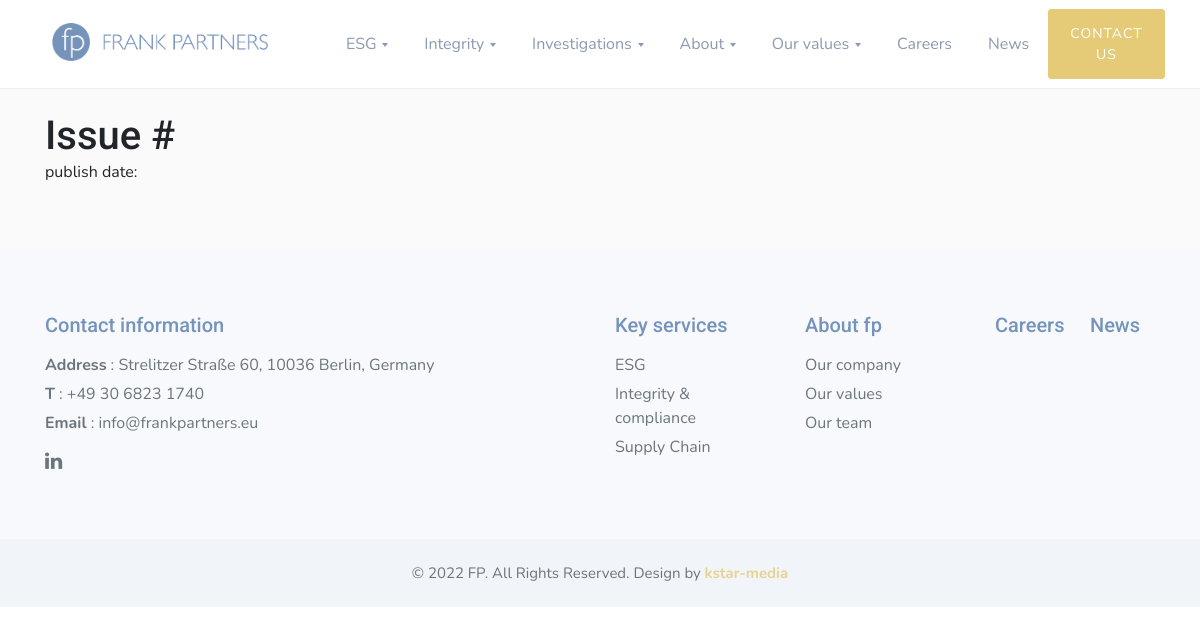
The app's page /newsfeed/, older data.
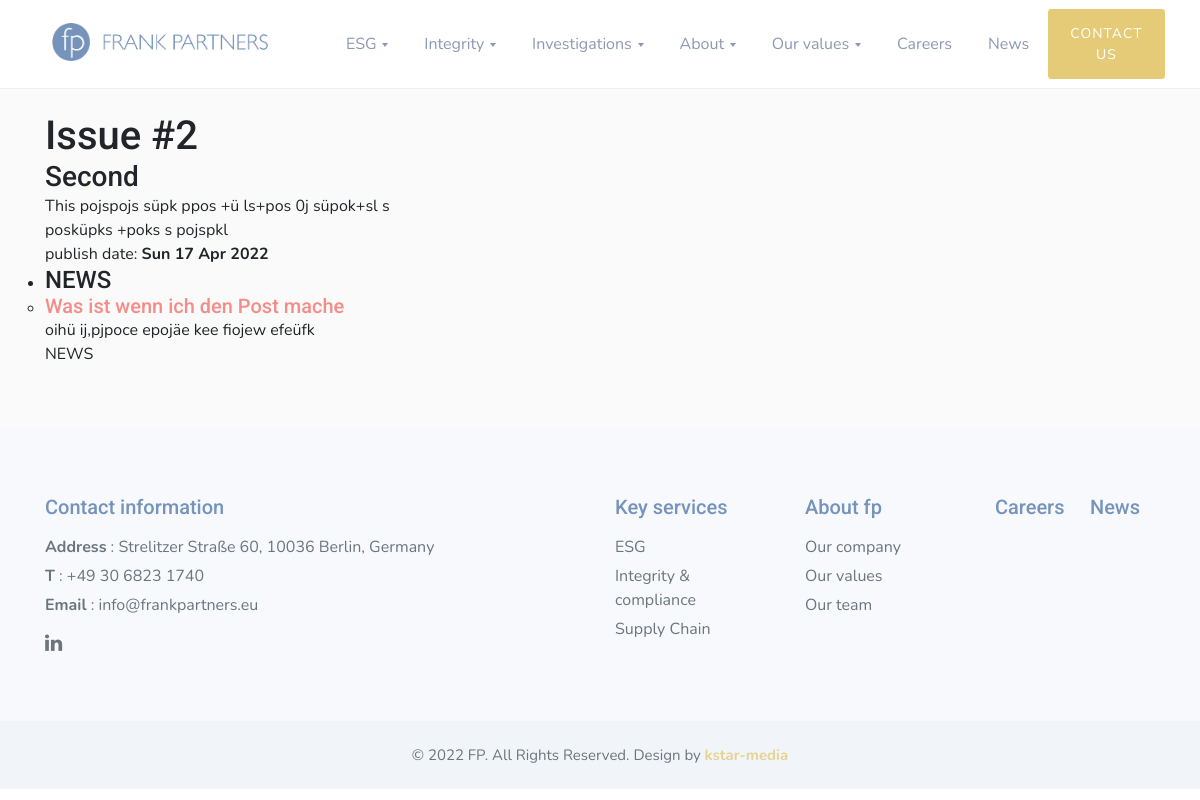
The same page, newer data.
### newsfeed/models.py (models this page shows, shortened)
class Issue(models.Model):
    title = models.CharField(max_length=128)
    issue_number = models.PositiveIntegerField(
        unique=True, help_text='Used as a slug for each issue'
    )
    publish_date = models.DateTimeField()
    issue_type = models.PositiveSmallIntegerField(
        choices=ISSUE_TYPE_CHOICES,
        default=WEEKLY_ISSUE
    )
    short_description = models.TextField(blank=True, null=True)
    is_draft = models.BooleanField(default=False)
    created_at = models.DateTimeField(auto_now_add=True)
    updated_at = models.DateTimeField(auto_now=True)
    objects = IssueQuerySet.as_manager()
    class Meta:
        ordering = ['-issue_number', '-publish_date']

class PostCategory(models.Model):
    name = models.CharField(max_length=255)
    order = models.PositiveIntegerField(default=0)
    class Meta:
        verbose_name_plural = 'Post categories'
        ordering = ['order']
    def __str__(self):
        return self.name

class Post(models.Model):
    issue = models.ForeignKey(
        Issue,
        on_delete=models.SET_NULL,
        related_name='posts',
        blank=True,
        null=True
    )
    category = models.ForeignKey(
        PostCategory,
        on_delete=models.SET_NULL,
        related_name='posts',
        blank=True,
        null=True
    )
    title = models.CharField(max_length=255)
    source_url = models.URLField()
    is_visible = models.BooleanField(default=True)
    short_description = models.TextField()
    order = models.PositiveIntegerField(default=0)
    created_at = models.DateTimeField(auto_now_add=True)
    updated_at = models.DateTimeField(auto_now=True)
    objects = PostQuerySet.as_manager()
    class Meta:
        ordering = ['order', '-created_at']

### newsfeed/views.py (the view)
# urls.py: path('', LatestIssueView.as_view(), name='latest_issue'),
class LatestIssueView(TemplateView):
    model = Post
    template_name = "newsfeed/latest_issue.html"
    def get_context_data(self, **kwargs):
        prefetch_posts = Post.objects.visible().select_related('category')
        latest_issue = Issue.objects.prefetch_related(
            Prefetch('posts', queryset=prefetch_posts)
        ).first()
        context = super().get_context_data(**kwargs)
        context['latest_issue'] = latest_issue
        return context

### newsfeed/querysets.py (called while the page is built)
    def visible(self):
        return self.filter(is_visible=True)

### newsfeed/templates/newsfeed/latest_issue.html (shortened to what this page needs)
{% extends 'newsfeed/base.html' %}
{% load static %}
{% block content %}
<section class="w3l-about2">
    <div class="features-main py-5">
      <div class="container py-lg-3">
        <div class="row features">
            <div class="col-md-4 feature-1 mt-5">
                <h1>Issue #{{ latest_issue.issue_number }}</h1>
                <h3>{{ latest_issue.title }}</h3>
                <p>{{ latest_issue.short_description }}</p>
                publish date: <b>{{ latest_issue.publish_date|date:"D d M Y" }}</b>
                {% include 'newsfeed/issue_posts.html' with posts=latest_issue.posts.all %}
            </div>
        </div>
    </div>
</section>
{% endblock %}

### newsfeed/templates/newsfeed/base.html (shortened to what this page needs)
{% load static %}
<!doctype html>
<html lang="en">
  <head>
    <link rel="stylesheet" href="{% static '/css/style-starter.css' %}">
  </head>
  <body>
{% include 'sites/navbar.html' %}
{% block content %}
{% endblock %}
      <section class="w3l-market-footer">
        <footer class="footer-28">
          <div class="footer-bg-layer">
            <div class="container py-lg-3">
              <div class="row footer-top-28">
                <div class="col-md-6 footer-list-28 mt-5">
                  <h6 class="footer-title-28">Contact information</h6>
                  <ul>
                    <li>
                      <p><strong>Address</strong> : Strelitzer Straße 60, 10036 Berlin, Germany</p>
                    </li>
                    <li>
                      <p><strong>T</strong> : <a href="tel:+404-11-22-89">+49 30 6823 1740</a></p>
                    </li>
                    <li>
                      <p><strong>Email</strong> : <a href="mailto:info@frankpartners.eu">info@frankpartners.eu</a></p>
                    </li>
                  </ul>
                  <div class="main-social-footer-28 mt-3">
                    <ul class="social-icons">
                      <li class="linkedin">
                        <a href="https://www.linkedin.com/company/frankpartners/" title="Linkedin">
                          <span class="fa fa-linkedin" aria-hidden="true"></span>
                        </a>
                      </li>
                    </ul>
                  </div>
                </div>
                <div class="col-md-6">
                  <div class="row">
                    <div class="col-md-4 footer-list-28 mt-5">
                      <h6 class="footer-title-28">Key services</h6>
                      <ul>
                        <li><a href="#">ESG</a></li>
                        <li><a href="#">Integrity & compliance</a></li>
                        <li><a href="#">Supply Chain </a></li>
                      </ul>
                    </div>
                    <div class="col-md-4 footer-list-28 mt-5">
                      <h6 class="footer-title-28">About fp</h6>
                      <ul>
                        <li><a href="#">Our company</a></li>
                        <li><a href="#">Our values</a></li>
                        <li><a href="#">Our team</a></li>
                      </ul>
                    </div>
                    <div class="col-md-2 footer-list-28 mt-5">
                      <h6 class="footer-title-28">Careers</h6>
                    </div>
                    <div class="col-md-2 footer-list-28 mt-5">
                      <h6 class="footer-title-28">News</h6>
                    </div>
                  </div>
                </div>
              </div>
            </div>
            <div class="midd-footer-28 align-center py-lg-4 py-3 mt-5">
              <div class="container">
                <p class="copy-footer-28 text-center"> &copy; 2022 FP. All Rights Reserved. Design by <a
                    href="#">kstar-media</a></p>
              </div>
            </div>
          </div>
        </footer>
      </section>
</body>
</html>

### sites/templates/sites/navbar.html (shortened to what this page needs)
{% load static %}
<div class="w3l-bootstrap-header fixed-top">
    <nav class="navbar navbar-expand-lg navbar-light p-2">
      <div class="container">
        <a class="navbar-brand" href="index.html"><span> <img src="{% static '/images/logo.png' %}" style="width: 230px; padding: 3%;" alt="main image"> </span> </a>
        <div class="collapse navbar-collapse" id="navbarSupportedContent">
          <ul class="navbar-nav mr-auto">
            <li class="nav-item dropdown">
              <a class="nav-link dropdown-toggle" href="{% url 'service' %}" id="navbarDropdown" role="button" data-toggle="dropdown" aria-haspopup="true" aria-expanded="false">
                ESG
              </a>
            </li>
            <li class="nav-item dropdown">
              <a class="nav-link dropdown-toggle" href="{% url 'integrity' %}" id="navbarDropdown" role="button" data-toggle="dropdown" aria-haspopup="true" aria-expanded="false">
                Integrity
              </a>
            </li>
            <li class="nav-item dropdown">
              <a class="nav-link dropdown-toggle" href="#" id="navbarDropdown" role="button" data-toggle="dropdown" aria-haspopup="true" aria-expanded="false">
                Investigations
              </a>
            </li>
            <li class="nav-item dropdown">
              <a class="nav-link dropdown-toggle" href="index.html" id="navbarDropdown" role="button" data-toggle="dropdown" aria-haspopup="true" aria-expanded="false">
                About
              </a>
            </li>
            <li class="nav-item dropdown">
              <a class="nav-link dropdown-toggle" href="#" id="navbarDropdown" role="button" data-toggle="dropdown" aria-haspopup="true" aria-expanded="false">
                Our values
              </a>
            </li>
            <li class="nav-item">
              <a class="nav-link" href="https://frankpartners.eu/news/careers/">Careers</a>
            </li>
            <li class="nav-item">
              <a class="nav-link" href="https://frankpartners.eu/news/">News</a>
            </li>
          </ul>
          <div class="form-inline">
              <a href="#bookus.html" class="btn btn-primary btn-theme">Contact us</a>
          </div>
        </div>
      </div>
    </nav>
  </div>

### newsfeed/templates/newsfeed/issue_posts.html
{% regroup posts|dictsort:"category.order" by category as category_list %}
<ul>
    {% for category, posts in category_list %}
        <li><h4>{{ category }}</h4>
            <ul>
                {% for post in posts %}
                    <li>
                        <h5><a href="{{ post.source_url }}" target="_blank">{{ post.title }}</a></h5>
                        <p>{{ post.short_description }}</p>
                        <p>{{ post.category.name }}</p>
                    </li>
                {% endfor %}
            </ul>
        </li>
    {% endfor %}
</ul>

Row changes from the older to the newer data that the page shows:
added Issue: issue_number "2", title "Second", short_description "This pojspojs süpk ppos +ü ls+pos 0j süpok+sl s posküpks +poks s pojspkl", publish_date "Sun 17 Apr 2022"
added PostCategory: name "NEWS"
added Post: title "Was ist wenn ich den Post mache", short_description "oihü ij,pjpoce epojäe kee fiojew efeüfk", category.name "NEWS"
